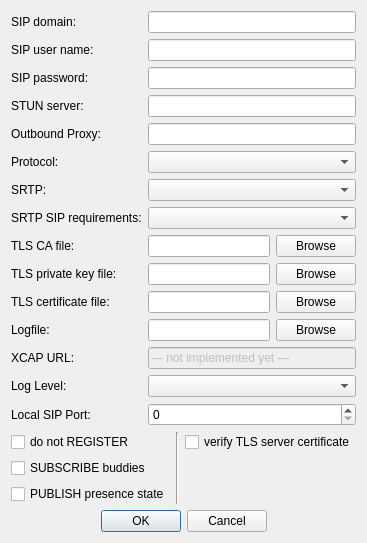
<?xml version="1.0" encoding="UTF-8"?>
<ui version="4.0">
 <class>AccountDialogClass</class>
 <widget class="QDialog" name="AccountDialogClass">
  <property name="geometry">
   <rect>
    <x>0</x>
    <y>0</y>
    <width>330</width>
    <height>537</height>
   </rect>
  </property>
  <property name="windowTitle">
   <string>SIP Account Settings</string>
  </property>
  <layout class="QGridLayout" name="gridLayout">
   <item row="0" column="0" colspan="3">
    <layout class="QGridLayout">
     <item row="0" column="0">
      <widget class="QLabel" name="label_2">
       <property name="text">
        <string>SIP domain:</string>
       </property>
      </widget>
     </item>
     <item row="0" column="1" colspan="2">
      <widget class="QLineEdit" name="domainEdit">
       <property name="toolTip">
        <string>the domain of your SIP address (e.g. fwd.pulver.com or iptel.org)</string>
       </property>
      </widget>
     </item>
     <item row="1" column="0">
      <widget class="QLabel" name="label">
       <property name="text">
        <string>SIP user name:</string>
       </property>
      </widget>
     </item>
     <item row="1" column="1" colspan="2">
      <widget class="QLineEdit" name="usernameEdit">
       <property name="toolTip">
        <string>username of your SIP address (without domain, unless this is explicitely required by the SIP service)</string>
       </property>
      </widget>
     </item>
     <item row="2" column="0">
      <widget class="QLabel" name="label_3">
       <property name="text">
        <string>SIP password:</string>
       </property>
      </widget>
     </item>
     <item row="2" column="1" colspan="2">
      <widget class="QLineEdit" name="passwordEdit">
       <property name="toolTip">
        <string>the password of your SIP account</string>
       </property>
       <property name="echoMode">
        <enum>QLineEdit::Password</enum>
       </property>
      </widget>
     </item>
     <item row="3" column="0">
      <widget class="QLabel" name="label_4">
       <property name="text">
        <string>STUN server:</string>
       </property>
      </widget>
     </item>
     <item row="3" column="1" colspan="2">
      <widget class="QLineEdit" name="stunEdit">
       <property name="toolTip">
        <string>optional: STUN server. If set, this will activate client-based NAT traversal</string>
       </property>
       <property name="echoMode">
        <enum>QLineEdit::Normal</enum>
       </property>
      </widget>
     </item>
     <item row="4" column="0">
      <widget class="QLabel" name="label_5">
       <property name="text">
        <string>Outbound Proxy:</string>
       </property>
      </widget>
     </item>
     <item row="4" column="1" colspan="2">
      <widget class="QLineEdit" name="outboundproxyEdit">
       <property name="toolTip">
        <string>IPv4 optional, IPv6 mandatory: enter outbound proxy domain &lt;br&gt;name or IP address (without 'sip:', Note: ';lr' &lt;br&gt;parameter will be added automatically and 'transport' &lt;br&gt;parameter will be added according to protocol &lt;br&gt;selection); e.g: 'sip.example.com', '[2A02:8::C0:8A:D0:D]'; &lt;br&gt;Note: IPv6 requires an IP address</string>
       </property>
       <property name="echoMode">
        <enum>QLineEdit::Normal</enum>
       </property>
      </widget>
     </item>
     <item row="5" column="0">
      <widget class="QLabel" name="label_6">
       <property name="text">
        <string>Protocol:</string>
       </property>
      </widget>
     </item>
     <item row="5" column="1" colspan="2">
      <widget class="QComboBox" name="transportComboBox">
       <property name="toolTip">
        <string>the choosen transport protocol for SIP; Note: If you choose an IPv6 transport you have to configure the outbound proxy with an IPv6 IP address</string>
       </property>
      </widget>
     </item>
     <item row="6" column="0">
      <widget class="QLabel" name="label_7">
       <property name="text">
        <string>SRTP:</string>
       </property>
      </widget>
     </item>
     <item row="6" column="1" colspan="2">
      <widget class="QComboBox" name="srtpComboBox">
       <property name="toolTip">
        <string>specify if SRTP is completely disabled (reject incoming SAVP SDP), optional (accept SAVP and AVP, send AVP) or mandatory (accept/send SAVP SDP)</string>
       </property>
      </widget>
     </item>
     <item row="7" column="0">
      <widget class="QLabel" name="label_8">
       <property name="text">
        <string>SRTP SIP requirements:</string>
       </property>
      </widget>
     </item>
     <item row="7" column="1" colspan="2">
      <widget class="QComboBox" name="srtpReqComboBox">
       <property name="toolTip">
        <string>whether SRTP requires secure signaling to the proxy (TLS), end-to-end (SIPS) or none</string>
       </property>
      </widget>
     </item>
     <item row="8" column="0">
      <widget class="QLabel" name="label_9">
       <property name="text">
        <string>TLS CA file:</string>
       </property>
      </widget>
     </item>
     <item row="8" column="1">
      <widget class="QLineEdit" name="tlsCaFileEdit">
       <property name="toolTip">
        <string>optional: the CA certificate file which contains all the CAs which are trusted; this is needed when &quot;verify TLS server certificate&quot; is activated</string>
       </property>
      </widget>
     </item>
     <item row="8" column="2">
      <widget class="QPushButton" name="caPushButton">
       <property name="text">
        <string>Browse</string>
       </property>
      </widget>
     </item>
     <item row="9" column="0">
      <widget class="QLabel" name="label_10">
       <property name="text">
        <string>TLS private key file:</string>
       </property>
      </widget>
     </item>
     <item row="9" column="1">
      <widget class="QLineEdit" name="tlsPrivKeyFileEdit">
       <property name="toolTip">
        <string>optional: the private key of the SIP client (needed when the SIP Proxy requires a TLS certificate from the client (mutual TLS))</string>
       </property>
      </widget>
     </item>
     <item row="9" column="2">
      <widget class="QPushButton" name="privKeyPushButton">
       <property name="text">
        <string>Browse</string>
       </property>
      </widget>
     </item>
     <item row="10" column="0">
      <widget class="QLabel" name="label_11">
       <property name="text">
        <string>TLS certificate file:</string>
       </property>
      </widget>
     </item>
     <item row="10" column="1">
      <widget class="QLineEdit" name="tlsCertFileEdit">
       <property name="toolTip">
        <string>optional: the certificate of the SIP client (needed when the SIP Proxy requires a TLS certificate from the client (mutual TLS))</string>
       </property>
      </widget>
     </item>
     <item row="10" column="2">
      <widget class="QPushButton" name="certPushButton">
       <property name="text">
        <string>Browse</string>
       </property>
      </widget>
     </item>
     <item row="11" column="0">
      <widget class="QLabel" name="label_12">
       <property name="text">
        <string>Logfile:</string>
       </property>
      </widget>
     </item>
     <item row="11" column="1">
      <widget class="QLineEdit" name="logFileEdit">
       <property name="toolTip">
        <string>optional: if a file is chosen, the logging will also be written to the specified file</string>
       </property>
      </widget>
     </item>
     <item row="11" column="2">
      <widget class="QPushButton" name="logFilePushButton">
       <property name="text">
        <string>Browse</string>
       </property>
      </widget>
     </item>
     <item row="12" column="0">
      <widget class="QLabel" name="label_13">
       <property name="text">
        <string>XCAP URL:</string>
       </property>
      </widget>
     </item>
     <item row="12" column="1" colspan="2">
      <widget class="QLineEdit" name="xcapUrlEdit">
       <property name="enabled">
        <bool>false</bool>
       </property>
       <property name="toolTip">
        <string>The XCAP URL (used for storing the buddylist)</string>
       </property>
       <property name="text">
        <string>--- not implemented yet ---</string>
       </property>
      </widget>
     </item>
     <item row="13" column="0">
      <widget class="QLabel" name="label_14">
       <property name="text">
        <string>Log Level:</string>
       </property>
      </widget>
     </item>
     <item row="13" column="1" colspan="2">
      <widget class="QComboBox" name="logLevelComboBox">
       <property name="sizePolicy">
        <sizepolicy hsizetype="Preferred" vsizetype="Fixed">
         <horstretch>0</horstretch>
         <verstretch>0</verstretch>
        </sizepolicy>
       </property>
       <property name="toolTip">
        <string>the choosen transport protocol for SIP</string>
       </property>
      </widget>
     </item>
     <item row="14" column="0">
      <widget class="QLabel" name="label_15">
       <property name="text">
        <string>Local SIP Port:</string>
       </property>
      </widget>
     </item>
     <item row="14" column="1" colspan="2">
      <widget class="QSpinBox" name="sipPortSpinBox">
       <property name="toolTip">
        <string>Set 0 to use a random SIP port!</string>
       </property>
       <property name="maximum">
        <number>65535</number>
       </property>
      </widget>
     </item>
    </layout>
   </item>
   <item row="1" column="0">
    <widget class="QCheckBox" name="noregistrationBox">
     <property name="text">
      <string>do not REGISTER</string>
     </property>
    </widget>
   </item>
   <item row="1" column="1" rowspan="3">
    <widget class="Line" name="line">
     <property name="orientation">
      <enum>Qt::Vertical</enum>
     </property>
    </widget>
   </item>
   <item row="1" column="2">
    <widget class="QCheckBox" name="tlsVerifyServerBox">
     <property name="toolTip">
      <string>if this checkbox is enabled, the certificate presented by the SIP proxy will be validated against the certification authorities in the CA file</string>
     </property>
     <property name="text">
      <string>verify TLS server certificate</string>
     </property>
    </widget>
   </item>
   <item row="2" column="0">
    <widget class="QCheckBox" name="subscribeBox">
     <property name="toolTip">
      <string>if this checkbox is enabled, the SIP client SUBSCRIBE to the buddies presence</string>
     </property>
     <property name="text">
      <string>SUBSCRIBE buddies</string>
     </property>
    </widget>
   </item>
   <item row="3" column="0">
    <widget class="QCheckBox" name="publishBox">
     <property name="toolTip">
      <string>if this checkbox is enabled, the SIP client sends PUBLISH requests to send its presence state to the presence server</string>
     </property>
     <property name="text">
      <string>PUBLISH presence state</string>
     </property>
    </widget>
   </item>
   <item row="4" column="0" colspan="3">
    <layout class="QHBoxLayout">
     <item>
      <spacer>
       <property name="orientation">
        <enum>Qt::Horizontal</enum>
       </property>
       <property name="sizeHint" stdset="0">
        <size>
         <width>40</width>
         <height>20</height>
        </size>
       </property>
      </spacer>
     </item>
     <item>
      <widget class="QPushButton" name="okButton">
       <property name="text">
        <string>OK</string>
       </property>
       <property name="default">
        <bool>true</bool>
       </property>
      </widget>
     </item>
     <item>
      <widget class="QPushButton" name="cancelButton">
       <property name="text">
        <string>Cancel</string>
       </property>
      </widget>
     </item>
     <item>
      <spacer>
       <property name="orientation">
        <enum>Qt::Horizontal</enum>
       </property>
       <property name="sizeHint" stdset="0">
        <size>
         <width>40</width>
         <height>20</height>
        </size>
       </property>
      </spacer>
     </item>
    </layout>
   </item>
  </layout>
 </widget>
 <layoutdefault spacing="6" margin="11"/>
 <tabstops>
  <tabstop>domainEdit</tabstop>
  <tabstop>usernameEdit</tabstop>
  <tabstop>passwordEdit</tabstop>
  <tabstop>stunEdit</tabstop>
  <tabstop>outboundproxyEdit</tabstop>
  <tabstop>transportComboBox</tabstop>
  <tabstop>srtpComboBox</tabstop>
  <tabstop>srtpReqComboBox</tabstop>
  <tabstop>tlsCaFileEdit</tabstop>
  <tabstop>caPushButton</tabstop>
  <tabstop>tlsPrivKeyFileEdit</tabstop>
  <tabstop>privKeyPushButton</tabstop>
  <tabstop>tlsCertFileEdit</tabstop>
  <tabstop>certPushButton</tabstop>
  <tabstop>tlsVerifyServerBox</tabstop>
  <tabstop>subscribeBox</tabstop>
  <tabstop>okButton</tabstop>
  <tabstop>cancelButton</tabstop>
 </tabstops>
 <resources/>
 <connections>
  <connection>
   <sender>okButton</sender>
   <signal>clicked()</signal>
   <receiver>AccountDialogClass</receiver>
   <slot>accept()</slot>
   <hints>
    <hint type="sourcelabel">
     <x>161</x>
     <y>389</y>
    </hint>
    <hint type="destinationlabel">
     <x>64</x>
     <y>131</y>
    </hint>
   </hints>
  </connection>
  <connection>
   <sender>cancelButton</sender>
   <signal>clicked()</signal>
   <receiver>AccountDialogClass</receiver>
   <slot>reject()</slot>
   <hints>
    <hint type="sourcelabel">
     <x>244</x>
     <y>389</y>
    </hint>
    <hint type="destinationlabel">
     <x>291</x>
     <y>126</y>
    </hint>
   </hints>
  </connection>
 </connections>
</ui>
